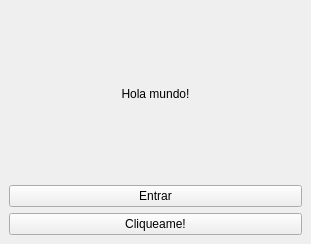
<?xml version="1.0" encoding="UTF-8"?>
<ui version="4.0">
 <class>MainWindow</class>
 <widget class="QMainWindow" name="MainWindow">
  <property name="geometry">
   <rect>
    <x>0</x>
    <y>0</y>
    <width>311</width>
    <height>244</height>
   </rect>
  </property>
  <property name="windowTitle">
   <string>MainWindow</string>
  </property>
  <widget class="QWidget" name="centralwidget">
   <layout class="QVBoxLayout" name="verticalLayout">
    <item>
     <widget class="QLabel" name="etiqueta">
      <property name="text">
       <string>Hola mundo!</string>
      </property>
      <property name="alignment">
       <set>Qt::AlignCenter</set>
      </property>
     </widget>
    </item>
    <item>
     <widget class="QPushButton" name="entrar">
      <property name="text">
       <string>Entrar</string>
      </property>
     </widget>
    </item>
    <item>
     <widget class="QPushButton" name="boton">
      <property name="text">
       <string>Cliqueame!</string>
      </property>
     </widget>
    </item>
   </layout>
  </widget>
 </widget>
 <resources/>
 <connections/>
</ui>
